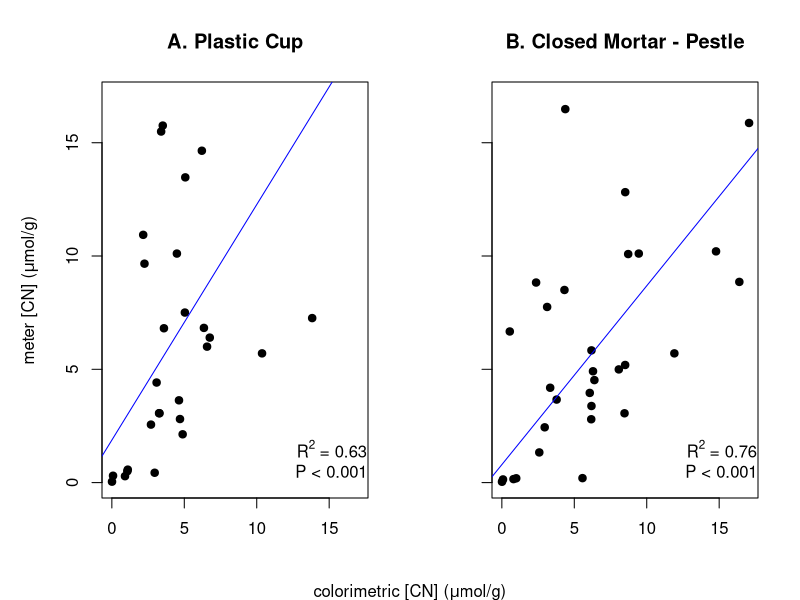
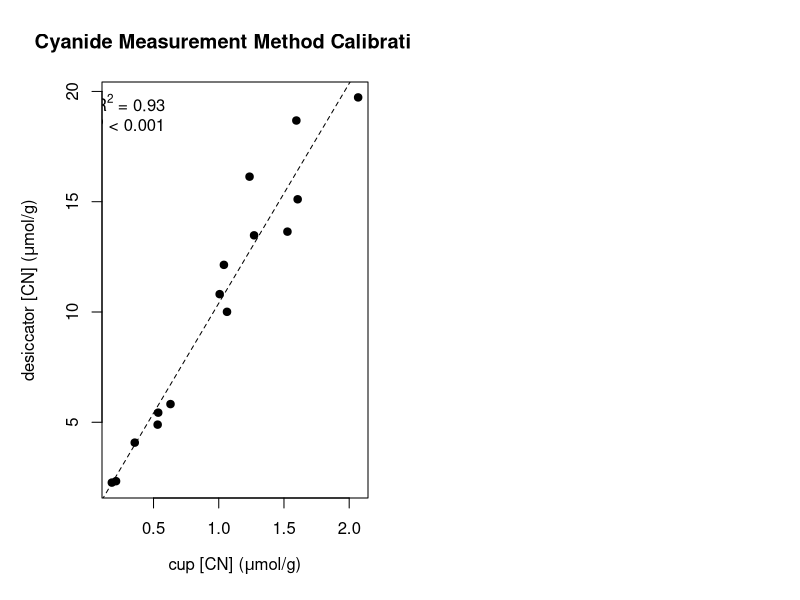
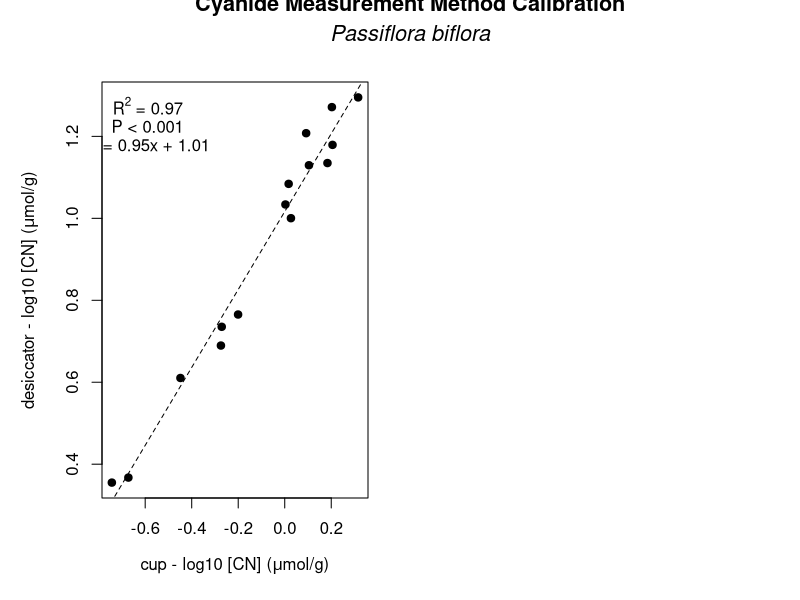
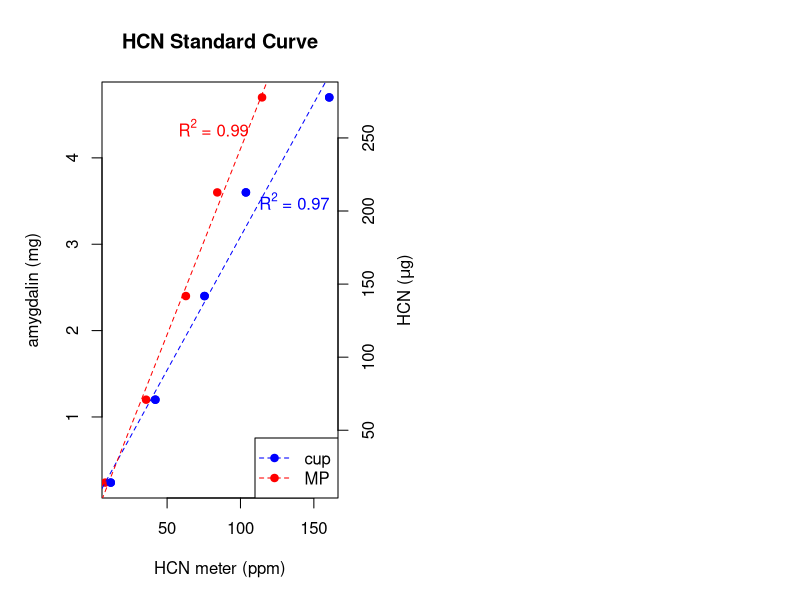
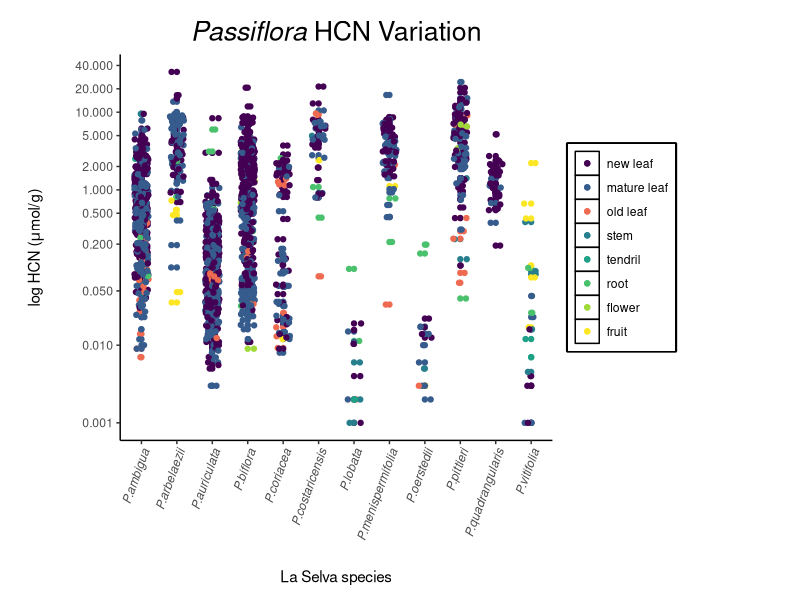
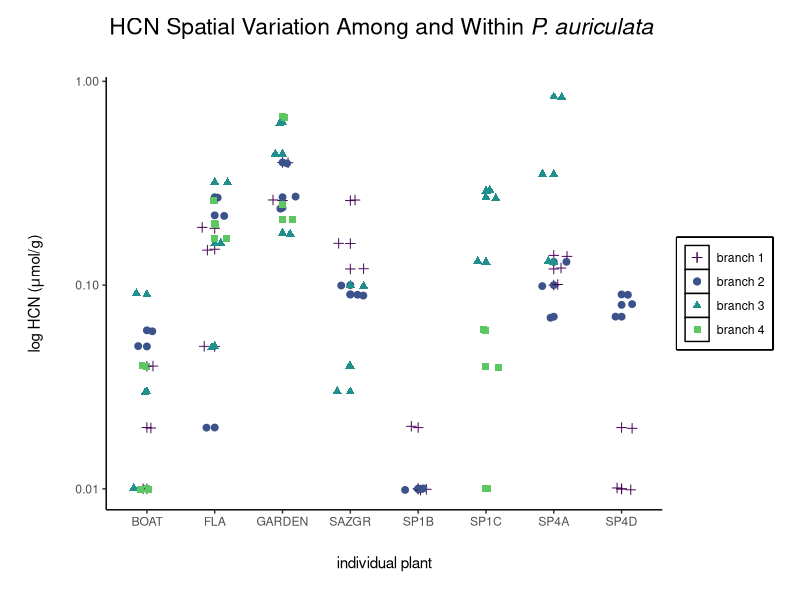
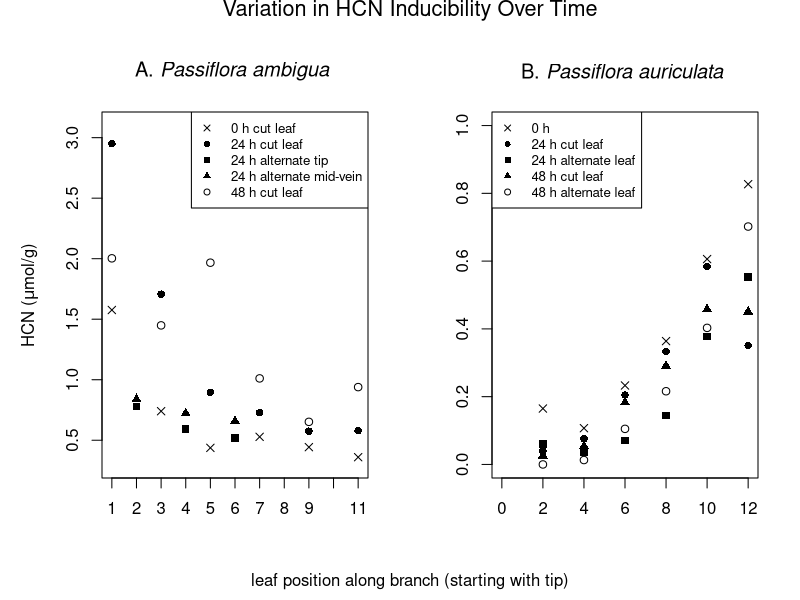
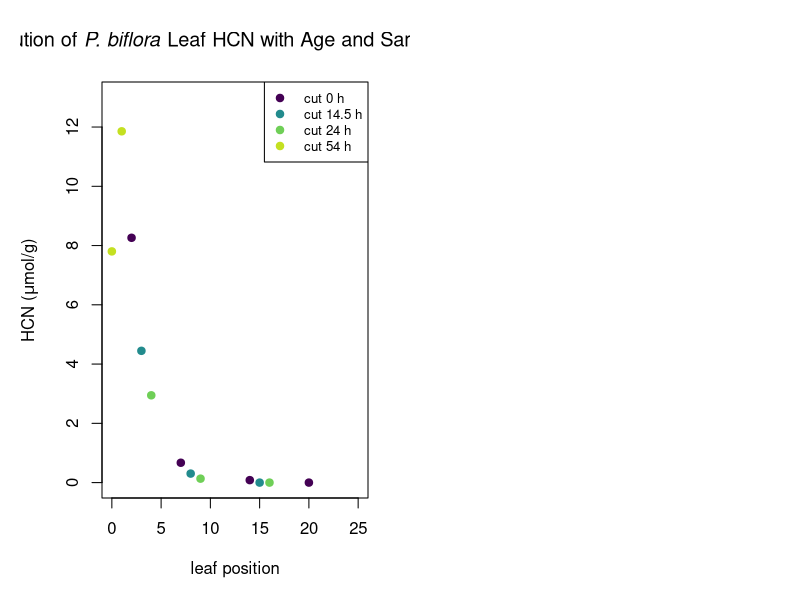

The R script that drew these images, in order: (Note: this script raises an error after producing the figures.)
#################################################################################
#################################################################################
################### Script for HCN Meter Manuscript - PLOTS #####################
#################################################################################
#################################################################################

# Colin Richard Morrison 
# PhD Candidate
# The University of Texas at Austin 
# Department of Integrative Biology 
# Graduate Program In Ecology, Evolution and Behavior
# crmorrison@utexas.edu


getwd()
setwd("~/Desktop/HCN")



### ------------------------------------------------------------------------
### ------------------------------------------------------------------------
####  ----------- FIGURE 5 - Method comparison study 

# using Non-transformed [CN] values plot

comp=read.csv("method.comparison3.csv", header=T)
head(comp,17)
comp2=comp[-c(16),]
#

### Plot data from both experiments separately 
# set plot graphical parameters
par(oma = c(0, 1, 0, 0))# = c(Top, Right, Bottom, Left)
par(mfrow=c(1,2))
# set colors for different Passiflora species.
# cols = gray.colors(8) 
# plot CUP v Spec
plot(cupPAIR~spec.cup,data=comp2,xlab='',ylab=expression(paste("meter [CN] (", mu, "mol/g)")),
     main='A. Plastic Cup',pch=19,xlim=c(0,17),ylim=c(0,17))
R2.exp <- expression(paste(" ",R^2 ," = 0.63"))
text(x=15.0,y=1.5, labels=R2.exp,cex=1.0)
text(x=15.15,y=0.5, labels='P < 0.001',cex=1.0)
abline(lm(cupPAIR~spec.cup,data=comp), col="blue")
# plot MP v Spec
plot(mpPAIR~spec.mp,data=comp2,xlab='',ylab='',
     col='black', yaxt='n',main='B. Closed Mortar - Pestle',pch=19,xlim=c(0,17),ylim=c(0,17))
axis(side=2,labels=F) 
R2.exp2 <- expression(paste(" ",R^2 ," = 0.76"))
text(x=15.0,y=1.5, labels=R2.exp2,cex=1.0)
text(x=15.15,y=0.5, labels='P < 0.001',cex=1.0)
abline(lm(mpPAIR~spec.mp,data=comp), col="blue")
# plot tite
mtext(expression(paste("colorimetric [CN] (", mu, "mol/g)")), side = 3, outer = TRUE,  line = -30.25, cex=1.0)


### TRY  with log transformations of the MP and CUP data 
#comp=read.csv("method.comparison.csv", header=T)
#head(comp)
#colnames(comp)

#### MP vs SPEC
#comp2=read.csv("method.comparisonMP.csv", header=T)

# MP data
#mpLOG <- log(comp2$mpPAIR)
#mpspecLOG <- log(comp2$spec.mp)
# stats on log MP data
#corrlog=lm(mpLOG~mpspecLOG,data=comp2)
#summary(corrlog)
# Multiple R-squared:  0.5707,	Adjusted R-squared:  0.5548 
# F-statistic:  35.9 on 1 and 27 DF,  p-value: 2.164e-06

# CUP data
#colnames(comp3)
#cupLOG <- log(comp3$cupPAIR)
#cupspecLOG <- log(comp3$spec.cup)
# stats on log CUP data
#corrlog2=lm(cupLOG~cupspecLOG)
#summary(corrlog2)
# Multiple R-squared:  0.5499,	Adjusted R-squared:  0.5349 
# F-statistic: 36.65 on 1 and 30 DF,  p-value: 1.2e-06

#par(oma = c(2.5, 1, 1, 0.75))  # c(1, 1, 0, 0) = c(Top, Right, Bottom, Left)
#par(mfrow=c(1,2))

# natural log plot of these CUP data 
#plot(cupLOG~cupspecLOG,xlab='',ylab='meter log[CN]',
#     main='A. Solo Cup',pch=19,ylim=c(-3.2,2.6))
#abline(lm(mpLOG~mpspecLOG), col="blue")
#R2.exp <- expression(paste(" ",R^2 ," = 0.53"))
#text(x=-3.4,y=2.35, labels=R2.exp,cex=1.0)
#text(x=-3.3,y=1.9, labels='P < 0.001',cex=1.0)

# natural log plot of these MP data 
#plot(mpLOG~mpspecLOG,xlab='',ylab='',
#     main='B. Closed Mortar/Pestle',pch=19,ylim=c(-3.2,2.6))
#abline(lm(mpLOG~mpspecLOG), col="blue")
#R2.exp2 <- expression(paste(" ",R^2 ," = 0.55"))
#text(x=-3.4,y=2.35, labels=R2.exp2,cex=1.0)
#text(x=-3.3,y=1.9, labels='P < 0.001',cex=1.0)

# mtext(expression(bold('Method Validation')), side = 1, outer = T,  line = -28.25, cex=1.75)
#mtext('colorimetric log[CN]', side = 3, outer = TRUE,  line = -27.5, cex=1.0)


### ------------------------------------------------------------------------
### ------------------------------------------------------------------------
####  -----------FIGURE 6 - Dessicator x Cup Accuracy Study 
# Here I am regressing values of leaves that were sampled on with the dessicator,ethods and cup/meter methods. 

dess=read.csv('dessicate.csv', header=T)
dess2=dess[-c(1:2),] # outliers from first 2 attempts at method calibration experiment
head(dess)
colnames(dess)

# untransformed data 
par(oma = c(0, 1, 0, 0)) # graphical parameters
plot(dessicator~cup,data=dess2,pch=19,col="black",xlim=c(),ylim=c(),
     xlab=expression(paste("cup [CN] (", mu, "mol/g)")),
     ylab=expression(paste("desiccator [CN] (", mu, "mol/g)")),
     main="Cyanide Measurement Method Calibration")
abline(lm(dessicator~cup,data=dess2), lty=2,col="black")
# R^2 text 
r2.dess <- expression(paste(" ",R^2 ," = 0.93"))
text(x=0.3,y=19.5, labels=r2.dess,cex=1.0)
text(x=0.311,y=18.5, labels='P < 0.001',cex=1.0)


# log10 transformed for the ratio calculation with y=mx+b equation
par(oma = c(0, 1, 0, 0)) # graphical parameters
plot(log10dessicator~log10cup,data=dess2,pch=19,col="black",xlim=c(),ylim=c(),
     xlab=expression(paste("cup - log10 [CN] (", mu, "mol/g)")),
     ylab=expression(paste("desiccator - log10 [CN] (", mu, "mol/g)")),
     main="")
abline(lm(log10dessicator~log10cup,data=dess2), lty=2,col="black")
# R^2 text 
r2.dess <- expression(paste(" ",R^2 ," = 0.97"))
text(x=-0.6,y=1.275, labels=r2.dess,cex=1.0)
text(x=-0.59,y=1.225, labels='P < 0.001',cex=1.0)
text(x=-0.58,y=1.175, labels='y = 0.95x + 1.01',cex=1.0)
mtext(expression(bold("Cyanide Measurement Method Calibration")), side = 1, 
      outer = TRUE,  line = -30.00, cex=1.3)
mtext(expression(italic("Passiflora biflora")), side = 1, 
      outer = TRUE,  line = -28.75, cex=1.3)


### ------------------------------------------------------------------------
### ------------------------------------------------------------------------
####  -----------FIGURE 7 - Standard Curve with Amygdalin 
# Here I am creating cyanogenic reactions in the lab with known amounts of the commercially available 
#   cyanogenic glycoside amygdalin, and endogenous beta-glucosidase enzyme isolated from almond seeds
# Aliquots of the reaction mixture are placed in the plastic cup and measured with the HCN meter to 
#   create a standard curve for user reference. 

amy=read.csv('amygdalin.csv', header=T)
colnames(amy)
head(amy)

### subset cup and MP data for easy plotting
cup <- amy[which(amy$chamber == 'cup'), names(amy) %in% c('sample','chamber','ppmTOTAL','ppmAVG','mg','umol','ug.hcn')]
MP <- amy[which(amy$chamber == 'MP'), names(amy) %in% c('sample','chamber','ppmTOTAL','ppmAVG','mg','umol','ug.hcn')]

#plot
par(oma = c(0, 1, 0, 3)) # graphical parameters
plot(mg~ppmAVG,data=cup,pch=19,col="blue",xlim=c(),ylim=c(),
     xlab="HCN meter (ppm)",
     ylab="amygdalin (mg)",
     main="HCN Standard Curve")
points(mg~ppmAVG,data=MP,pch=19,col="red")
abline(lm(mg~ppmAVG,data=cup), lty=2,col="blue")
abline(lm(mg~ppmAVG,data=MP), lty=2,col="red")
# R^2 text 
r2.cup <- expression(paste(" ",R^2 ," = 0.97"))
text(x=135,y=3.5, labels=r2.cup,cex=1.0,col = "blue")
r2.MP <- expression(paste(" ",R^2 ," = 0.99"))
text(x=80,y=4.35, labels=r2.MP,cex=1.0,col = "red")
# overlay new 'plot' so that there is y-axis on right side
par(new = T)
plot(ug.hcn~ppmAVG,data=cup,pch=19,col='blue',axes=F, xlab='', ylab='')
axis(side = 4)
mtext(side = 4, line = 3, expression(paste("HCN (", mu, "g)")))

# legend
legend('bottomright', legend=c('cup','MP'),  
       text.font=1,lty=2, pch=19, lwd=1.0, 
       cex=1.0,col=c('blue','red'))

# amygdalin chemical structure will be pasted onto this plot for aesthetics 



### ------------------------------------------------------------------------
### ------------------------------------------------------------------------
#### ----------- FIGURE 8 - Inter- and Intraspecific Variation Figure 
# Goal is to visualize intra- and interspecific variation in of all samples
# CONSIDER visualizing leaves separately from other tissues types (fruit, seeds, etc.)

all=read.csv("figure3data2.csv")
head(all)
colnames(all)
nrow(all) # 1808 observations 
levels(all$tissue.type) # variable names in column 'type'

### ----- load color pallette 
library(viridis)
color<-palette(viridis(20))
cols <- viridis(8)
cols2 <-c("#440154FF", "#365C8DFF", "coral2", "#277F8EFF",
          "#1FA187FF", "#4AC16DFF","#9FDA3AFF", "#FDE725FF")
#

library(ggplot2)
# change factor order of labels for legend before plotting
all$tissue.type <- factor(all$tissue.type, levels=c("new leaf","mature leaf","old leaf","stem","tendril","root","flower","fruit"),
                          labels=c("new leaf","mature leaf","old leaf","stem","tendril","root","flower","fruit"))
# plot with all tissues
hcn<-ggplot(all, aes(x=species, y=HCN, color= tissue.type, group="")) + 
  geom_point() + geom_jitter(position=position_jitter(0.2)) +
  ggtitle(expression(paste(italic("Passiflora "),"HCN Variation"))) +
  scale_y_continuous(trans='log2',labels = scales::number_format(accuracy = 0.001),breaks=c(0.001,0.01, 0.05, 0.2,0.5,1.0,2.0,5.0,10.0,20.0,40.0)) +
  scale_color_manual(values = cols2) +
  scale_fill_discrete(breaks=c("new leaf","mature leaf","old leaf","stem","tendril","root","flower","fruit")) +
  xlab("La Selva species") + ylab(expression(paste("log HCN (", mu, "mol/g)"))) + 
  theme(panel.grid.major = element_blank(), 
        panel.grid.minor = element_blank(),
        panel.background = element_blank(),
        legend.title = element_blank(),
        legend.key = element_rect(fill = "white"),
        legend.box.background = element_rect(colour = "black",size = 1.15),
        axis.title.y = element_text(margin = margin(t = 20,r = 20,b = 20, l = 20)),
        axis.text.x = element_text(face = "italic", angle = 70,hjust=1),
        axis.title.x = element_text(margin = margin(t = 20)),
        plot.title = element_text(size = rel(1.75), hjust = 0.5,vjust=1),
        plot.margin = margin(t = 15, r = 90, b = 10, l = 0, unit = "pt"),
        axis.line = element_line(colour = "black"))
hcn

# plot with just new leaves 
# levels(all$tissue.type) # 'New Leaf'
# new <-all[which(all$tissue.type=='New Leaf'), 
#          names(all) %in% c('species','date','tissue.type','HCN')]
# head(new)
#
# hcn2<-ggplot(new, aes(x=species, y=HCN)) + 
#  geom_point() + geom_jitter(position=position_jitter(0.2)) +
#  ggtitle(expression(paste(italic("Passiflora "),"New Leaf HCN Variation"))) +
#  scale_y_continuous(trans='log2',labels = scales::number_format(accuracy = 0.001),breaks=c(0.001,0.01, 0.05, 0.2,0.5,1.0,2.0,5.0,10.0,20.0,40.0)) +
#  xlab("La Selva species") + ylab(expression(paste("HCN (", mu, "mol/g)"))) + 
#  theme(panel.grid.major = element_blank(), 
#        panel.grid.minor = element_blank(),
#        panel.background = element_blank(),
#        legend.title = element_blank(),
#        axis.title.y = element_text(margin = margin(t = 20,r = 20,b = 20, l = 20)),
#        axis.text.x = element_text(face = "italic", angle = 70,hjust=1),
#        axis.title.x = element_text(margin = margin(t = 20)),
#        plot.title = element_text(size = rel(1.75), hjust = 0.5,vjust=1),
#        plot.margin = margin(t = 15, r = 90, b = 10, l = 0, unit = "pt"),
#        axis.line = element_line(colour = "black"))
# hcn2



### ------------------------------------------------------------------------
### ------------------------------------------------------------------------
####  ----------- FIGURE 9 - Intraspecific / Within Branch Figure 
# Goal is to visualize within branch HCN variation among individual P. auriculata plants
# column HCN1 is the data for which meter couldn't detect, so mass multiplied times lower detection limit (0.3ppm)

aur=read.csv("figure4dataAUR4.csv")

colnames(aur)
head(aur,40)
levels(aur$branch)

# load color palette
library(RColorBrewer)
colorblindFriendly = TRUE
cols <- brewer.pal(4, "Dark2")
  
library(ggplot2)

# scatterplot with colored points
# intra2<-ggplot(aur, aes(x=plant, y=logHCN,color=branch)) + 
#    geom_point() + guides(fill=FALSE) +
#    geom_jitter(position=position_jitter(0.3)) + scale_y_continuous(trans='log2') +
#    ggtitle(expression(paste("HCN Variation Among ", italic("P. auriculata "), "Individuals"))) + 
#    xlab("plant") + theme(plot.title = element_text(size = rel(1.5),hjust=0.5)) + 
#    scale_color_manual(values = cols) +
#    scale_fill_discrete(breaks=c("1","2","3","4")) +
#    ylab(expression(paste("log HCN (", mu, "mol/g)"))) + 
#    theme(panel.grid.major = element_blank(), 
#          panel.grid.minor = element_blank(),
#          panel.background = element_blank(), 
#          plot.title = element_text(vjust=5),
#          axis.line = element_line(colour = "black"),
#          axis.title.y = element_text(margin = margin(t = 20,r = 20,b = 20, l = 20)),
#          axis.title.x = element_text(margin = margin(t = 20)),
#          legend.title = element_blank(),
#          legend.key = element_rect(fill = "white"),
#          legend.box.background = element_rect(colour = "black",size = 1.15),
#          plot.margin = margin(t = 30, r = 20, b = 20, l = 0, unit = "pt")) 
#  intra2

# set color palette 
library(viridis)
cols <- viridis(5)

  # scatterplot with colored shapes --> SHOWS INTRA-BRANCH variation the BEST
intra3<-ggplot(aur, aes(x=plant, y=HCN,color=branch,shape=branch,size=branch)) + 
  geom_point() + guides(fill=FALSE) +
    geom_jitter(position=position_jitter(0.2)) + scale_y_continuous(trans='log10') +
    scale_color_manual(values = cols) +
    scale_shape_manual(values=c(3, 19, 17, 15)) +
    scale_size_manual(values=c(2,2,2,2))+
    ggtitle(expression(paste("HCN Spatial Variation Among and Within ", italic("P. auriculata ")))) + 
    xlab("individual plant") + theme(plot.title = element_text(size = rel(1.5),hjust=0.5)) + 
    ylab(expression(paste("log HCN (", mu, "mol/g)"))) + 
    theme(panel.grid.major = element_blank(), 
          panel.grid.minor = element_blank(),
          panel.background = element_blank(), 
          plot.title = element_text(vjust=5),
          axis.line = element_line(colour = "black"),
          axis.title.y = element_text(margin = margin(t = 20,r = 20,b = 20, l = 20)),
          axis.title.x = element_text(margin = margin(t = 20)),
          legend.title = element_blank(),
          legend.key = element_rect(fill = "white"),
          legend.box.background = element_rect(colour = "black",size = 1.15),
          plot.margin = margin(t = 30, r = 20, b = 20, l = 0, unit = "pt")) 
intra3

# scale_color_manual(values = cols) +
# 
#scale_fill_discrete(breaks=c("1","2","3","4")) +
# ,color=branch,shape=branch

  
### ------------------------------------------------------------------------
### ------------------------------------------------------------------------
#### -----------  FIGURE 10 - HCN Induction with Mechanical Damage Figure  
# Goal is to visualize induction or lack thereof with P.ambigua (inducible) and P. auriculata (not-inducible)

# create objets out of AMB data vectors 
amb=read.csv("ambind.csv", header=T)
head(amb,40)
colnames(amb)

o <- amb$X0~amb$leaf.pos
o24<- amb$X24~amb$leaf.pos
o24tip <-amb$X24alttip~amb$leaf.pos
o24mid <-amb$X24altmid~amb$leaf.pos
o48<-amb$X48~amb$leaf.pos

# create objets out of AUR data vectors 
aur=read.csv("aurind2.csv", header=T)
head(aur,40)
colnames(aur)

z <- aur$X0~aur$leaf.pos
z24<- aur$X24~aur$leaf.pos
z24alt <-aur$X24alt~aur$leaf.pos
z48<-aur$X48~aur$leaf.pos
z48alt<-aur$X48alt~aur$leaf.pos

# plot both figures 
par(oma = c(1.0, 1.0, 1.5, 0.0)) # graphical parameters
par(mfrow=c(1,2)) # bottom, left, top, right
# AMB
plot(o,pch=4,col='black',ylim=c(0.3,3.1),xlim=c(1,11),xlab='',
     ylab=expression(paste("HCN (", mu, "mol/g)")),
     main=expression(paste("A. ", italic("Passiflora ambigua "))),
     xaxt='n')
points(o24,pch=16,col="black")
points(o24tip,pch=15,col="black")
points(o24mid,pch=17,col="black")
points(o48,pch=1,col='black',bg='black')
legend('topright', legend=c("0 h cut leaf","24 h cut leaf","24 h alternate tip",
                                "24 h alternate mid-vein","48 h cut leaf"), 
       pch=c(4,16,15,17,1),col = c("black", "black", "black", "black","black"),
       lty=c(NA,NA,NA,NA,NA),lwd=1.0, cex=0.8)
axis(1, xaxp=c(1, 11, 10), las=1)
# AUR
plot(z,pch=4,ylim=c(0.0,1.0),xlim=c(0,12),xlab='',ylab='',
     main=expression(paste("B. ", italic("Passiflora auriculata "))))
points(z24,pch=16,col="black",size=5.0)
points(z24alt,pch=15,col="black")
points(z48,pch=17,col="black")
points(z48alt,pch=1,col="black")
legend('topleft', legend=c("0 h","24 h cut leaf","24 h alternate leaf",
                                  "48 h cut leaf","48 h alternate leaf"), 
       pch=c(4,16,15,17,1),col = c("black", "black", "black", "black","black"),
       lty=c(NA,NA,NA,NA,NA), lwd=1.0, cex=0.8)
# plot title
mtext("Variation in HCN Inducibility Over Time", side = 1, 
      outer = TRUE,  line = -29.0, cex=1.3)
# x-axis title 
mtext('leaf position along branch (starting with tip)', side = 3, outer = TRUE,  line = -28.0, cex=1.0)



### ------------------------------------------------------------------------
### ------------------------------------------------------------------------
#### ----------- FIGURE 11 - P. biflora HCN distribution figure  
# Goal here is to visualizae the distribution of HCN in leaves over time (0 h to 54 h)

dist=read.csv("distribution.csv", header=T)
head(dist)
colnames(dist)
library(ggplot2)

# dist$hour<-as.numeric(dist$hour)
# ggplot(dist, aes(x=leaf, y=HCN, group=hour)) +
#  geom_point()

# create objects out of leaves sampled at different times
b0 <- dist[c(1:4),]
b14.5<- dist[c(5:7),]
b24 <-dist[c(8:10),]
b54 <-dist[c(11:12),]

# set color palette 
library(viridis)
cols <- viridis(24) # "#440154FF" "#3B528BFF" "#21908CFF" "#5DC863FF" 

par(oma = c(0, 1, 0, 0)) # graphical parameters
plot(HCN~leaf,data=b0,pch=19,col="#440154FF",ylim=c(0,13),xlim=c(0,25),
     xlab="leaf position",ylab=expression(paste("HCN (", mu, "mol/g)")),
     main=expression(paste("Distribution of ", italic("P. biflora")," Leaf HCN with Age and Sampling Time")))
points(HCN~leaf,data=b14.5,pch=19,col="#228B8DFF")
points(HCN~leaf,data=b24,pch=19,col="#6FCF57FF")
points(HCN~leaf,data=b54,pch=19,col="#C4E021FF")
legend('topright', legend=c("cut 0 h","cut 14.5 h","cut 24 h","cut 54 h"), 
       pch=19,col = c("#440154FF","#228B8DFF", "#6FCF57FF", "#C4E021FF"),
       lty=c(NA,NA,NA,NA), lwd=2.5, cex=0.8)

### ------------------------------------------------------------------------
### ------------------------------------------------------------------------
####  ----------- FIGURE 12 - HCN Kinetics Figure 
# This figure is to demonstrate fast release of HCN in certain Passiflora species, 
# such as P. ambigua (Panel A) and P. menispermiflora (Panel B). 
# AND.... the slow release of HCN in certain Passiflora species, such as P. coriacea (Panel B). 

# Call all the data into memory, apply time series and subset:
### P. coriacea release in minutes (SLOW RELEASE)
slow=read.csv("figure8dataCOR.csv")
names(slow) <- c("time","leaf 2","leaf 4","leaf 6","leaf 8")
head(slow)
# subset P. coriacea
library(zoo)
cor = zoo(ts(slow, frequency = 0.1, start = 0,end=180))
cor2 <- cor[,-1]
cor3 <- cor2[-c(18:19),]
head(cor2)

### P. ambigua release in minutes 
fast=read.csv("figure7dataAMB.csv")
names(fast) <- c("leaf 1","leaf 3","leaf 5","leaf 7","leaf 9","leaf 11")
head(fast)
#subset P. ambigua
fast2 = zoo(ts(fast, frequency = 0.2, start = 0))
fast3 <- fast2[,-1]
fast4 <- fast3[,-c(5:6)]

### P. menispermifolia release in seconds 
mensec=read.csv("menkin.csv")
head(mensec)
# subset
mensec2=mensec[,-1]
names(mensec2) <- c("mature leaf","new leaf")
mensec3 = zoo(ts(mensec2, frequency = 0.05, start = 0))

### ------------------------------------------------------------------------
# color palette 
library(RColorBrewer)
cols <- brewer.pal(4, "Spectral")

# plot both panels of figure 
layout(matrix(c(1,1,2,3), 2, 2, byrow = TRUE))
par(oma = c(1, 1, 0, 0))
# panel A (P. coriacea)
plot(cor3, plot.type="single", col = cols,lwd=2.5,
     xlab='',ylab=expression(paste("HCN (", mu, "mol/g)")), main='A. Slow HCN Release')
text(x=125,y=0.2,labels=expression(paste(italic("Passiflora coriacea"))),cex=1.2)
legend(x=148.25,y=0.38, colnames(cor3), col=cols, lty=1, lwd=2.5, cex=.6)
#
# panel B (P. ambigua)
plot(ambsec5, plot.type="single", col = cols,lwd=2.5,
     xlab='',ylab=expression(paste("HCN (", mu, "mol/g)")), main='')
text(x=365,y=0.2,labels=expression(paste(italic("P. ambigua"))),cex=0.8)
legend(x=272,y=0.353, colnames(ambsec5), col=cols, lty=1, lwd=2.5, cex=.6)
#
# panel C (P. menispermifolia)
plot(mensec3, plot.type="single", col = cols,lwd=2.5,
     xlab='',ylab="", main='')
text(x=310,y=1.7,labels=expression(paste(italic("P. menispermifolia"))),cex=0.8)
legend(x=271,y=3.12, colnames(mensec3), col=cols, lty=1, lwd=2.5, cex=0.6)
mtext('minutes after crushing leaf', side = 3, outer = TRUE,  line = -18, cex=0.8)
mtext('seconds after cruching leaf', side = 1, outer = TRUE,  line = -1, cex=0.8)
mtext(expression(bold('B. Fast HCN Release')), side = 1, outer = TRUE, line = -18, cex=1)
#



### ------------------------------------------------------------------------
### ------------------------------------------------------------------------
####  ----------- FIGURE 13 - Dynamic control of CNs by P. biflora

dyn=read.csv("dynamic.csv", header=T)
dyn2=dyn[-c(13,27),] # redundant measurements
head(dyn2,30)
# create objects out of leaves sampled at different times
b2 <- dyn2[1:3,]
b14<- dyn2[4:11,]
b24 <-dyn2[12:26,]

# PLOT
par(oma = c(0, 1, 0, 0)) # graphical parameters
plot(biflora~leaf,data=b2,pch=19,col="red",ylim=c(0,7),xlim=c(0,27),
     xlab="leaf position",ylab=expression(paste("HCN (", mu, "mol/g)")),
     main=expression(paste("Dynamic HCN Activity in ", italic("P. biflora"))))
points(biflora~leaf,data=b14,pch=19,col="blue")
points(biflora~leaf,data=b24,pch=19,col="black")
legend('topright', legend=c("2 h cut leaf","14 h cut leaf","24 h cut leaf"), 
       pch=19,col = c("red", "blue", "black"),
       lty=c(NA,NA,NA), lwd=2.5, cex=0.8)


### ------------------------------------------------------------------------
### ------------------------------------------------------------------------
#### ----------- FIGURE 14 - Heliconius doris Feeding Iduced Reduction in Cyanogenesis
# Goal is to visualize induction of HCN by H.doris caterpillars feeding on P. ambigua leaves

sync=read.csv("Hdoris.feeding.csv", header=T)
head(sync)
sync2<-sync[-c(21:23),]
nrow(sync)
#94
sum(sync$treatment == 'no herbivory') # 47
sum(sync$treatment == 'larvae feeding') # 47

library(ggplot2)
induce<-ggplot(sync2, aes(x=treatment, y=HCN,color=treatment)) + 
  geom_boxplot() + guides(fill=FALSE) +
  geom_jitter(position=position_jitter(0.1)) + 
  labs(title='Feeding-Induced Cyanogenesis Reduction',
       subtitle=expression(paste("by " ,italic("H. doris "), "Larvae"))) +
  annotate(geom="text", x=1.5, y=1.35, label="***",
           color="black",size=8) +
  xlab("treatment") + theme(plot.title = element_text(size = rel(1.5),hjust=0.5)) + 
  scale_color_manual(values = c("grey28","grey48")) +
  scale_y_continuous(labels = scales::number_format(accuracy = 0.01),breaks=c(0.0,0.25, 0.5, 0.75,1.0,1.25,1.5)) +
  scale_fill_discrete(breaks=c("larvae feeding","no herbivory")) +
  ylab(expression(paste("HCN (", mu, "mol/g)"))) + 
  theme(panel.grid.major = element_blank(), 
        panel.grid.minor = element_blank(),
        panel.background = element_blank(),
        plot.subtitle = element_text(size=14,hjust = 0.5,vjust=8),
        legend.position = "none",
        plot.title = element_text(size=14,vjust=8),
        axis.line = element_line(colour = "black"),
        axis.title.y = element_text(margin = margin(t = 20,r = 20,b = 20, l = 20)),
        axis.title.x = element_text(margin = margin(t = 20)),
        plot.margin = margin(t = 30, r = 20, b = 20, l = 0, unit = "pt")) 
        
induce



################# FIGURE not in main text ####################################


### ------------------------------------------------------------------------
### ------------------------------------------------------------------------
####  ----------- FIGURE S1 - Spectrophotometer comparison 
# Here I am regressing the [CN] values from an individual leaf against one another to assess inter-leaf variation 
    #  .... and potential variation inherenet to method. 

# comp=read.csv("method.comparison.csv", header=T)
comp=read.csv("method.comparison3.csv", header=T)
head(comp,100)
colnames(comp)


#cols = gray.colors(8) # set colors for different Passiflora species.
par(oma = c(0, 1, 0, 0)) # graphical parameters 
plot(spec.cup~spec.mp,data=comp,
     xlab=expression(paste("left side leaf [CN] (", mu, "mol/g)")),
     ylab=expression(paste("right side leaf [CN] (", mu, "mol/g)")),
     main='',pch=19)
R2.exp3 <- expression(paste(" ",R^2 ," = 0.54"))
text(x=3.0,y=30.0, labels=R2.exp3,cex=1.0)
text(x=3.0,y=28.5, labels='P < 0.01',cex=1.0)
abline(lm(spec.cup~spec.mp,data=comp), col="black",lty=2)
mtext(expression(bold('Colorimetric Data Comparison')), side = 1, outer = T,  line = -30.5, cex=1.0)
#mtext('Intra-Leaf Variation', side = 1, outer = T,  line = -29.5, cex=1.0)


### ------------------------------------------------------------------------
### ------------------------------------------------------------------------
####  ----------- FIGURE S2 - Comparison with Engler & Gilbert (2007) colorimetric CN data 
eng=read.csv("engler.data.csv", header=T)
head(eng,10)
eng2<-eng[1:8,] # subset to remove unused rows

### ----- load color pallette 
library(viridis)
#cols <- viridis(8)
cols2 <-c("#440154FF", "#365C8DFF", "coral2", "#277F8EFF",
          "#1FA187FF", "#4AC16DFF","#9FDA3AFF", "#FDE725FF")

# change factor level order before plotting 
eng2$species <- factor(eng2$species, levels=c("AUR","BI","LOB","MEN","OER","PIT",
                                                "QUAD","VIT"),
                       labels=c("P.auriculata","P.biflora","P.lobata",
                                "P.menispermifolia","P.oerstedii","P.pittieri",
                                "P.quadrangularis","P.vitifolia"))
                       
head(eng2,8)
leg<-eng2[,"species"]

# plot
par(oma = c(0, 1, 0, 0)) # graphical parameters 
plot(ENmean~PCmean.10,data=eng2,
     xlab=expression(paste("Smiley & Morrison Data [CN] (", mu, "mol/g)")),
     ylab=expression(paste("Engler & Gilbert (2007) Data [CN] (", mu, "mol/g)")),
     main='Study Results Comparison',pch=19,col = cols)
legend('bottomright', legend=leg,  
       text.font=3,lty=0, pch=19, lwd=2.5, 
       cex=.9,col=cols2)
abline(lm(ENmean~PCmean.10,data=eng),col="black",lty=2)
R2.exp4 <- expression(paste(" ",R^2 ," = 0.93"))
text(x=4.0,y=34.0, labels=R2.exp4,cex=1.0)
text(x=4.3,y=32.25, labels='P < 0.01',cex=1.0)


### ------------------------------------------------------------------------
#### ----------- Table S1 - Sample size of each tissue type by species
#### ---- columns = tissue types, rows = species, cell content = N
# 
summary(all$species)
#        P.ambigua      P.arbelaezii      P.auriculata         P.biflora        P.coriacea 
#         406                92               451               446                84 
#        P.costaricensis   P.lobata   P.menispermifolia       P.oerstedii        P.pittieri 
#          43                15                73                17               118 
#        P.quadrangularis       P.vitifolia 
#                   39                24 

amb <- all[which(all$species == 'P.ambigua'), names(all) %in% c('species','tissue.type','HCN')]
amb2<-summary(amb$tissue.type)
#
arb <- all[which(all$species == 'P.arbelaezii'), names(all) %in% c('species','tissue.type','HCN')]
arb2<-summary(arb$tissue.type)
#
aur <- all[which(all$species == 'P.auriculata'), names(all) %in% c('species','tissue.type','HCN')]
aur2<-summary(aur$tissue.type)
#
bi <- all[which(all$species == 'P.biflora'), names(all) %in% c('species','tissue.type','HCN')]
bi2<-summary(bi$tissue.type)
#
cor <- all[which(all$species == 'P.coriacea'), names(all) %in% c('species','tissue.type','HCN')]
cor2<-summary(cor$tissue.type)
#
cos <- all[which(all$species == 'P.costaricensis'), names(all) %in% c('species','tissue.type','HCN')]
cos2<-summary(cos$tissue.type)
#
lob <- all[which(all$species == 'P.lobata'), names(all) %in% c('species','tissue.type','HCN')]
lob2<-summary(lob$tissue.type)
#
men <- all[which(all$species == 'P.menispermifolia'), names(all) %in% c('species','tissue.type','HCN')]
men2<-summary(men$tissue.type)
#
oer <- all[which(all$species == 'P.oerstedii'), names(all) %in% c('species','tissue.type','HCN')]
oer2<-summary(oer$tissue.type)
#
pit <- all[which(all$species == 'P.pittieri'), names(all) %in% c('species','tissue.type','HCN')]
pit2<-summary(pit$tissue.type)
#
qua <- all[which(all$species == 'P.quadrangularis'), names(all) %in% c('species','tissue.type','HCN')]
qua2<-summary(qua$tissue.type)
#
vit <- all[which(all$species == 'P.vitifolia'), names(all) %in% c('species','tissue.type','HCN')]
vit2<-summary(vit$tissue.type)


plants<-rbind(amb2,arb2,aur2,bi2,cor2,cos2,lob2,
              men2,oer2,pit2,qua2,vit2)
# plants2<-t(plants)  # species as rows 

levels(all$species)
rownames(plants) <- c("P.ambigua","P.arbelaezii","P.auriculata","P.biflora",        
                      "P.coriacea","P.costaricensis","P.lobata","P.menispermifolia",
                      "P.oerstedii","P.pittieri","P.quadrangularis","P.vitifolia")

# write plants data to A Tab Delimited Text File
write.table(plants,sep="\t") 



#################################################################################
#################################################################################
